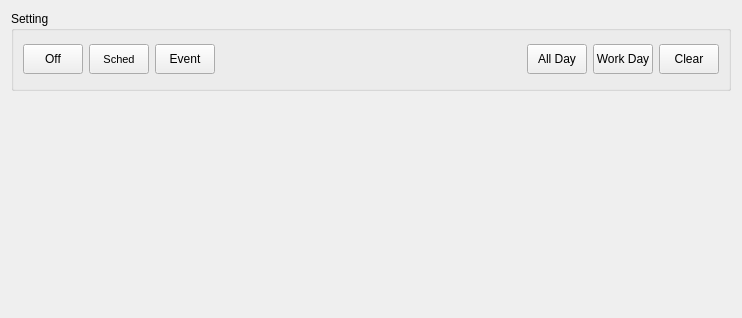
<?xml version="1.0" encoding="UTF-8"?>
<ui version="4.0">
 <class>VSchedConf</class>
 <widget class="QWidget" name="VSchedConf">
  <property name="geometry">
   <rect>
    <x>0</x>
    <y>0</y>
    <width>738</width>
    <height>314</height>
   </rect>
  </property>
  <property name="windowTitle">
   <string>OpenCVR video</string>
  </property>
  <property name="windowIcon">
   <iconset resource="../velibui.qrc">
    <normaloff>:/action/resources/libuivsc32.png</normaloff>:/action/resources/libuivsc32.png</iconset>
  </property>
  <layout class="QVBoxLayout" name="verticalLayout">
   <item>
    <widget class="QGroupBox" name="groupBox_2">
     <property name="minimumSize">
      <size>
       <width>0</width>
       <height>80</height>
      </size>
     </property>
     <property name="maximumSize">
      <size>
       <width>16777215</width>
       <height>80</height>
      </size>
     </property>
     <property name="title">
      <string>Setting</string>
     </property>
     <layout class="QHBoxLayout" name="horizontalLayout_2">
      <item>
       <widget class="QPushButton" name="pbOff">
        <property name="minimumSize">
         <size>
          <width>60</width>
          <height>30</height>
         </size>
        </property>
        <property name="maximumSize">
         <size>
          <width>60</width>
          <height>30</height>
         </size>
        </property>
        <property name="styleSheet">
         <string notr="true">QPushButton { 
border:none;
color:white;
background-image: url(:/action/resources/libuibutton.png);}
QPushButton:hover {
	background-image: url(:/action/resources/libuibuttonpress.png);}
QPushButton:pressed {
	background-image: url(:/action/resources/libuibutton.png);}
	font: 8pt &quot;MS Shell Dlg 2&quot;;
</string>
        </property>
        <property name="text">
         <string>Off</string>
        </property>
        <property name="iconSize">
         <size>
          <width>60</width>
          <height>40</height>
         </size>
        </property>
       </widget>
      </item>
      <item>
       <widget class="QPushButton" name="pbSched">
        <property name="minimumSize">
         <size>
          <width>60</width>
          <height>30</height>
         </size>
        </property>
        <property name="maximumSize">
         <size>
          <width>60</width>
          <height>30</height>
         </size>
        </property>
        <property name="font">
         <font>
          <pointsize>8</pointsize>
         </font>
        </property>
        <property name="styleSheet">
         <string notr="true">QPushButton { 
border:none;
color:white;
background-image: url(:/action/resources/libuibutton.png);}
QPushButton:hover {
	background-image: url(:/action/resources/libuibuttonpress.png);}
QPushButton:pressed {
	background-image: url(:/action/resources/libuibutton.png);}
	font: 8pt &quot;MS Shell Dlg 2&quot;;
</string>
        </property>
        <property name="text">
         <string>Sched</string>
        </property>
        <property name="iconSize">
         <size>
          <width>60</width>
          <height>40</height>
         </size>
        </property>
       </widget>
      </item>
      <item>
       <widget class="QPushButton" name="pbEvent">
        <property name="minimumSize">
         <size>
          <width>60</width>
          <height>30</height>
         </size>
        </property>
        <property name="maximumSize">
         <size>
          <width>60</width>
          <height>30</height>
         </size>
        </property>
        <property name="styleSheet">
         <string notr="true">QPushButton { 
border:none;
color:white;
background-image: url(:/action/resources/libuibutton.png);}
QPushButton:hover {
	background-image: url(:/action/resources/libuibuttonpress.png);}
QPushButton:pressed {
	background-image: url(:/action/resources/libuibutton.png);}
	font: 8pt &quot;MS Shell Dlg 2&quot;;
</string>
        </property>
        <property name="text">
         <string>Event</string>
        </property>
        <property name="iconSize">
         <size>
          <width>60</width>
          <height>40</height>
         </size>
        </property>
       </widget>
      </item>
      <item>
       <spacer name="horizontalSpacer_3">
        <property name="orientation">
         <enum>Qt::Horizontal</enum>
        </property>
        <property name="sizeHint" stdset="0">
         <size>
          <width>40</width>
          <height>20</height>
         </size>
        </property>
       </spacer>
      </item>
      <item>
       <widget class="QPushButton" name="pbAllDay">
        <property name="minimumSize">
         <size>
          <width>60</width>
          <height>30</height>
         </size>
        </property>
        <property name="maximumSize">
         <size>
          <width>60</width>
          <height>30</height>
         </size>
        </property>
        <property name="styleSheet">
         <string notr="true">QPushButton { 
border:none;
color:white;
background-image: url(:/action/resources/libuibutton.png);}
QPushButton:hover {
	background-image: url(:/action/resources/libuibuttonpress.png);}
QPushButton:pressed {
	background-image: url(:/action/resources/libuibutton.png);}
	font: 8pt &quot;MS Shell Dlg 2&quot;;
</string>
        </property>
        <property name="text">
         <string>All Day</string>
        </property>
        <property name="iconSize">
         <size>
          <width>60</width>
          <height>40</height>
         </size>
        </property>
       </widget>
      </item>
      <item>
       <widget class="QPushButton" name="pbWorkDay">
        <property name="minimumSize">
         <size>
          <width>60</width>
          <height>30</height>
         </size>
        </property>
        <property name="maximumSize">
         <size>
          <width>60</width>
          <height>30</height>
         </size>
        </property>
        <property name="styleSheet">
         <string notr="true">QPushButton { 
border:none;
color:white;
background-image: url(:/action/resources/libuibutton.png);}
QPushButton:hover {
	background-image: url(:/action/resources/libuibuttonpress.png);}
QPushButton:pressed {
	background-image: url(:/action/resources/libuibutton.png);}
	font: 8pt &quot;MS Shell Dlg 2&quot;;
</string>
        </property>
        <property name="text">
         <string>Work Day</string>
        </property>
        <property name="iconSize">
         <size>
          <width>60</width>
          <height>40</height>
         </size>
        </property>
       </widget>
      </item>
      <item>
       <widget class="QPushButton" name="pbClear">
        <property name="minimumSize">
         <size>
          <width>60</width>
          <height>30</height>
         </size>
        </property>
        <property name="maximumSize">
         <size>
          <width>60</width>
          <height>30</height>
         </size>
        </property>
        <property name="styleSheet">
         <string notr="true">QPushButton { 
border:none;
color:white;
background-image: url(:/action/resources/libuibutton.png);}
QPushButton:hover {
	background-image: url(:/action/resources/libuibuttonpress.png);}
QPushButton:pressed {
	background-image: url(:/action/resources/libuibutton.png);}
	font: 8pt &quot;MS Shell Dlg 2&quot;;
</string>
        </property>
        <property name="text">
         <string>Clear</string>
        </property>
        <property name="iconSize">
         <size>
          <width>60</width>
          <height>40</height>
         </size>
        </property>
       </widget>
      </item>
     </layout>
    </widget>
   </item>
   <item>
    <widget class="VSchedTable" name="widget" native="true">
     <property name="minimumSize">
      <size>
       <width>720</width>
       <height>210</height>
      </size>
     </property>
    </widget>
   </item>
  </layout>
 </widget>
 <customwidgets>
  <customwidget>
   <class>VSchedTable</class>
   <extends>QWidget</extends>
   <header>vschedtable.hpp</header>
   <container>1</container>
  </customwidget>
 </customwidgets>
 <resources>
  <include location="../velibui.qrc"/>
 </resources>
 <connections/>
</ui>
